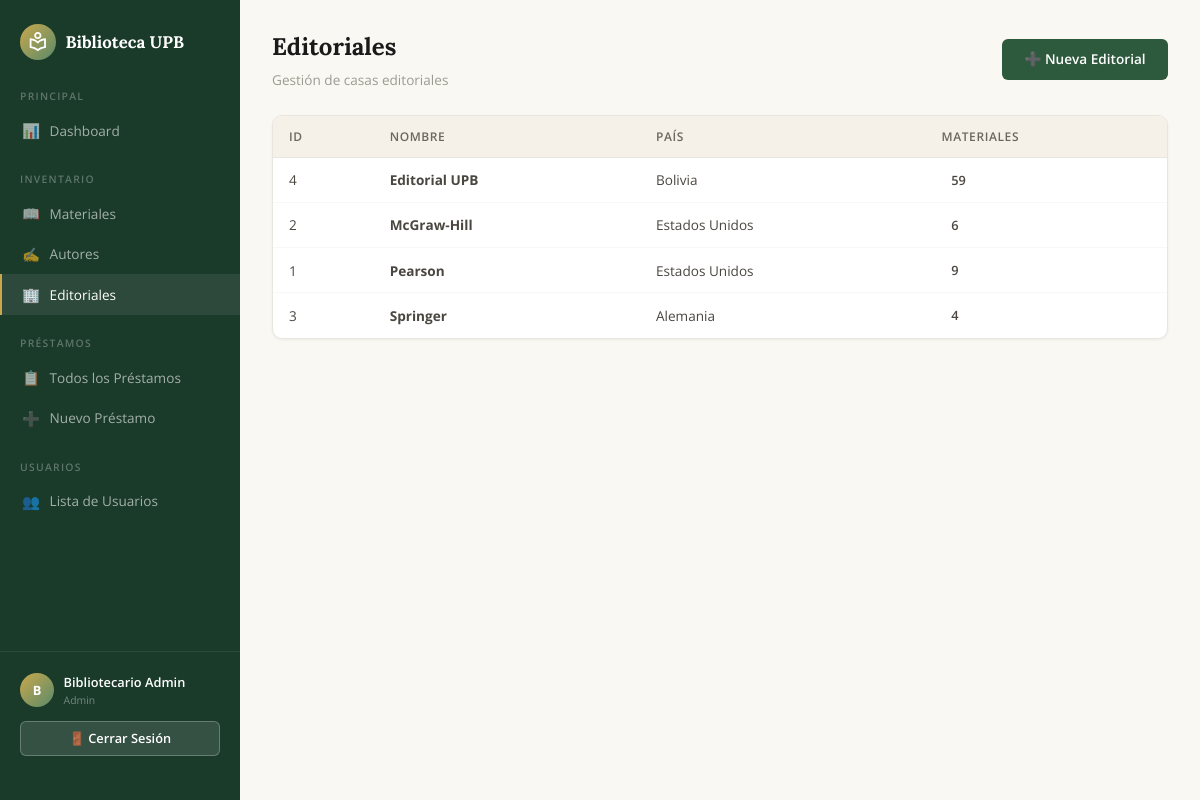
The page /admin/editoriales/listar.php (signed in) on the database its author committed.
### tables this page shows
CREATE TABLE IF NOT EXISTS editoriales (
    id INT AUTO_INCREMENT PRIMARY KEY,
    nombre VARCHAR(150) NOT NULL,
    pais VARCHAR(100) DEFAULT NULL
);

### admin/editoriales/listar.php (the view, shortened to what this page needs)
<?php
require_once __DIR__ . '/../../includes/header.php';
require_once __DIR__ . '/../../config/conexion.php';
$editoriales = $conexion->query("
    SELECT e.id, e.nombre, e.pais, COUNT(m.id) AS total_materiales
    FROM editoriales e
    LEFT JOIN materiales m ON e.id = m.editorial_id
    GROUP BY e.id
    ORDER BY e.nombre
");
?>
<div class="page-header">
    <div>
        <h1 class="page-title">Editoriales</h1>
        <p class="page-subtitle">Gestión de casas editoriales</p>
    </div>
    <a href="/Proyecto3/admin/editoriales/crear.php" class="btn btn-primary">➕ Nueva Editorial</a>
</div>
<div class="table-container">
    <table class="data-table">
        <thead>
            <tr>
                <th>ID</th>
                <th>Nombre</th>
                <th>País</th>
                <th>Materiales</th>
            </tr>
        </thead>
        <tbody>
            <?php if ($editoriales->num_rows > 0): ?>
                <?php while ($e = $editoriales->fetch_assoc()): ?>
                    <tr>
                        <td><?= $e['id'] ?></td>
                        <td><strong><?= htmlspecialchars($e['nombre']) ?></strong></td>
                        <td><?= htmlspecialchars($e['pais'] ?? '—') ?></td>
                        <td>
                            <span
                                style="background:var(--primary-bg); color:var(--primary); padding:0.2rem 0.6rem; border-radius:12px; font-size:0.8rem; font-weight:600;">
                                <?= $e['total_materiales'] ?>
                            </span>
                        </td>
                    </tr>
                <?php endwhile; ?>
            <?php endif; ?>
        </tbody>
    </table>
</div>
<?php require_once __DIR__ . '/../../includes/footer.php'; ?>

### assets/css/styles.css (style rules this page uses)
:root { --cream: #f5f0e8; --cream-light: #faf8f3; --gold: #c9a84c; --gold-light: #e8c96a; --gold-pale: #f5e6b8; --deep-green: #1a3a2a; --mid-green: #2d5a3d; --sage: #5a8a6a; --sage-light: #7ba88a; --sky: #7ab3c8; --white: #ffffff; --dark: #1a1a1a; --gray-100: #f7f7f5; --gray-200: #e8e6e1; --gray-300: #d4d1ca; --gray-400: #9e9a91; --gray-500: #6b6760; --gray-600: #4a4740; --gray-700: #333130; --shadow-sm: 0 1px 3px rgba(0, 0, 0, 0.06); --shadow: 0 2px 8px rgba(0, 0, 0, 0.08); --shadow-lg: 0 8px 24px rgba(0, 0, 0, 0.1); --radius: 10px; --radius-sm: 6px; --transition: all 0.2s ease; }
*, *::before, *::after { margin: 0; padding: 0; box-sizing: border-box; }
body { font-family: 'Open Sans', sans-serif; color: var(--gray-700); background: var(--cream-light); line-height: 1.6; min-height: 100vh; }
a { text-decoration: none; color: inherit; }
.btn { display: inline-flex; align-items: center; gap: 0.4rem; padding: 0.6rem 1.4rem; border-radius: var(--radius-sm); font-family: 'Open Sans', sans-serif; font-weight: 600; font-size: 0.85rem; border: none; cursor: pointer; transition: var(--transition); text-align: center; justify-content: center; }
.btn-primary { background: var(--mid-green); color: var(--white); }
.page-header { display: flex; align-items: center; justify-content: space-between; margin-bottom: 1.5rem; flex-wrap: wrap; gap: 0.75rem; }
.page-title { font-family: 'Lora', serif; font-size: 1.5rem; font-weight: 700; color: var(--dark); }
.page-subtitle { font-size: 0.85rem; color: var(--gray-400); margin-top: 0.15rem; }
.table-container { overflow-x: auto; border-radius: var(--radius); background: var(--white); box-shadow: var(--shadow-sm); border: 1px solid var(--gray-200); }
.data-table { width: 100%; border-collapse: collapse; }
.data-table thead { background: var(--cream); }
.data-table th { padding: 0.7rem 1rem; text-align: left; font-weight: 600; font-size: 0.75rem; color: var(--gray-500); text-transform: uppercase; letter-spacing: 0.05em; border-bottom: 1px solid var(--gray-200); }
.data-table td { padding: 0.7rem 1rem; font-size: 0.85rem; border-bottom: 1px solid var(--gray-100); color: var(--gray-600); }
.data-table tbody tr { transition: var(--transition); }
.data-table tbody tr:last-child td { border-bottom: none; }

### rows shown on the page
editoriales: id "4", nombre "Editorial UPB", pais "Bolivia", total_materiales "59"
editoriales: id "2", nombre "McGraw-Hill", pais "Estados Unidos", total_materiales "6"
editoriales: id "1", nombre "Pearson", pais "Estados Unidos", total_materiales "9"
editoriales: id "3", nombre "Springer", pais "Alemania", total_materiales "4"

### other values the page prints
substr($_SESSION['nombre'] ?? 'U', 0, 1) "B"
$_SESSION['nombre'] "Bibliotecario Admin"
$_SESSION['rol'] "Admin"
